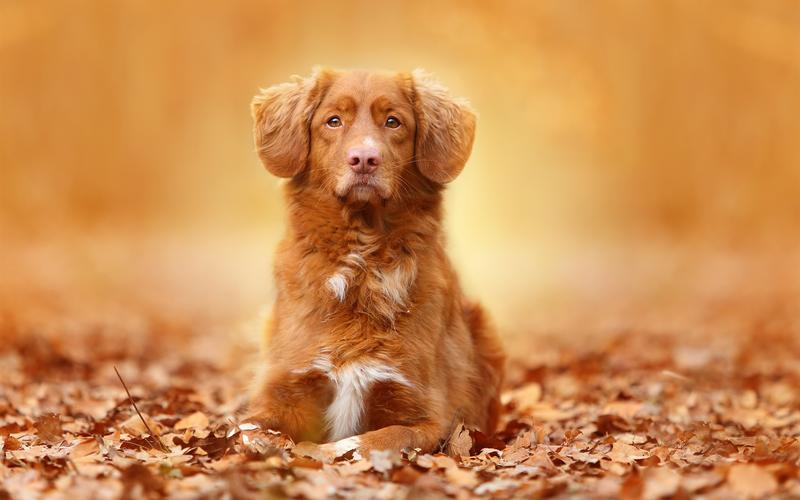
#> input picture machine_visionPro/dog2.jpeg, 800 x 500 px
$ python fixthreshold_split.py
#> lines starting #> are read from the running program, lines starting #| are printed output that depends on the picture; after the words box and inside, x2 and y2 are one past the last pixel; in counts of white or black regions, pixels touching at a corner belong together
"""
固定阈值：选取一个全局阈值，将整幅图像分成了非黑即白的二值图像
threshold(src, thresh, maxval, type[, dst])
src 表示输入图像(单通道， 8位或32位浮点型)
dst 表示输出图像(大小和类型同输入)
threshold 表示阈值   maxval 表示最大灰度值, 一般设为255
type 表示阈值化类型
enum ThresholdType{
    THRESH_BINARY        = 0, //大于阈值的部分设置为255, 小于部分设置为0
    THRESH_BINARY_INV    = 1, //大于阈值的部分设置为0, 小于部分设置为255
    THRESH_TRUNC         = 2, //大于阈值的部分设置为threshold, 小于部分保持不变
    THRESH_TOZERO        = 3, //小于阈值的部分设置为0, 大于部分保持不变
    THRESH_TOZERO_INV    = 4, //大于阈值的部分设置为0, 小于部分保持不变
    THRESH_MASK          = 5,
    THRESH_OTSU          = 6, //自动处理， 图像自适应二值化, 常用区间为[0, 255]
    THRESH_TRIANGLE      = 7,
}
"""
import cv2
import matplotlib.pyplot as plt

img = cv2.imread("dog2.jpeg")
#> img is the input picture: shape (500, 800, 3); mean B, G, R 81.2, 141.1, 205.7
# get gray image
gray_img = cv2.cvtColor(img, cv2.COLOR_BGR2GRAY)
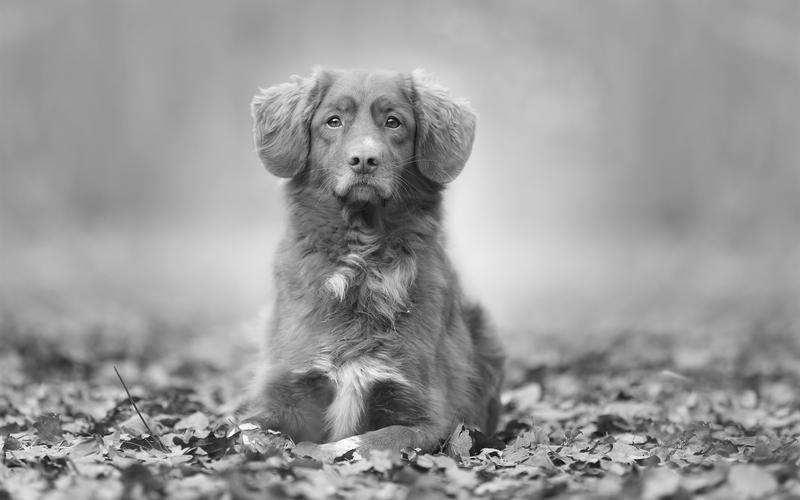
#> gray_img: shape (500, 800); min 4, max 254, mean 153.6
# 大于阈值的部分设置为255, 小于部分设置为0
threshold1 = cv2.threshold(gray_img, 170, 255, cv2.THRESH_BINARY)[1]
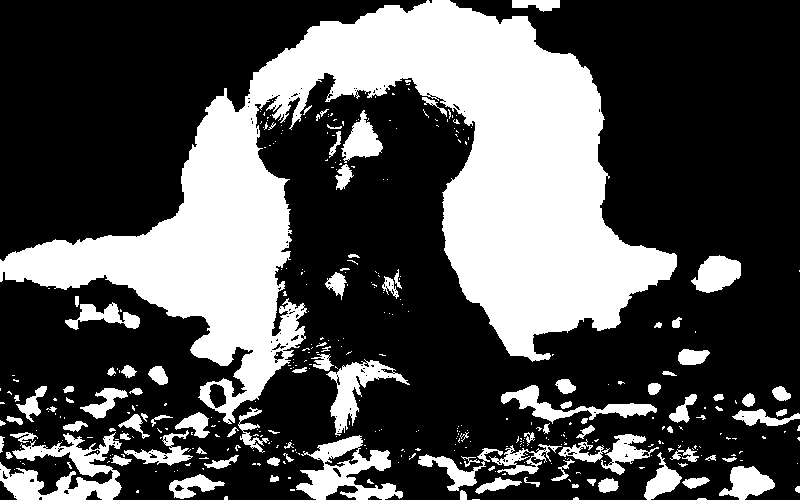
#> threshold1: shape (500, 800); 32% white; 399 white regions (299 under 20 px), largest, box (x1, y1, x2, y2) and area: (0, 0, 677, 424) 96446, (0, 432, 122, 500) 3894, (296, 435, 403, 500) 3163
# or param, threshold1 = cv2.threshold(gray_img, 170, 255, cv2.THRESH_BINARY)
# 大于阈值的部分设置为0, 小于部分设置为255
threshold2 = cv2.threshold(gray_img, 170, 255, cv2.THRESH_BINARY_INV)[1]
# 大于阈值的部分设置为threshold, 小于部分保持不变
threshold3 = cv2.threshold(gray_img, 170, 255, cv2.THRESH_TRUNC)[1]
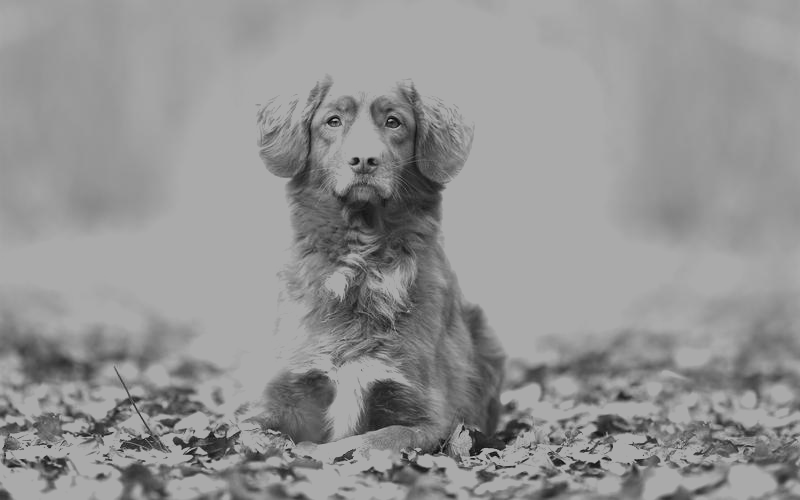
#> threshold3: shape (500, 800); min 4, max 170, mean 146.7
# 小于阈值的部分设置为0, 大于部分保持不变
threshold4 = cv2.threshold(gray_img, 170, 255, cv2.THRESH_TOZERO)[1]
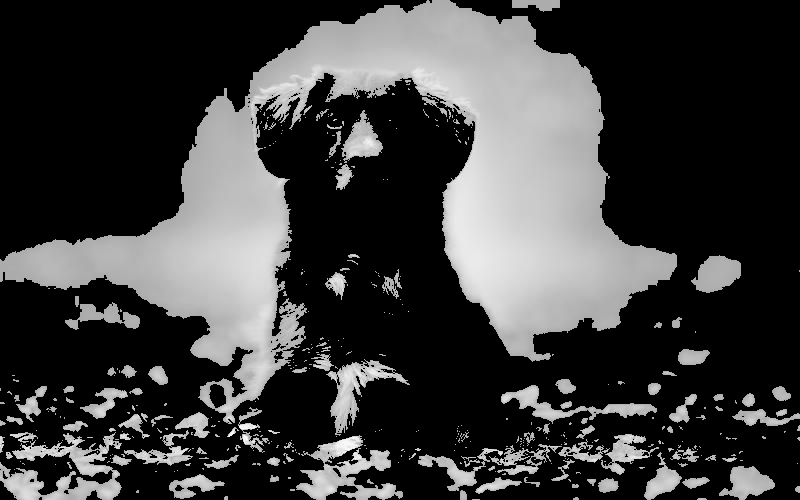
#> threshold4: shape (500, 800); min 0, max 254, mean 61.2
# 大于阈值的部分设置为0, 小于部分保持不变
threshold5 = cv2.threshold(gray_img, 170, 255, cv2.THRESH_TOZERO_INV)[1]
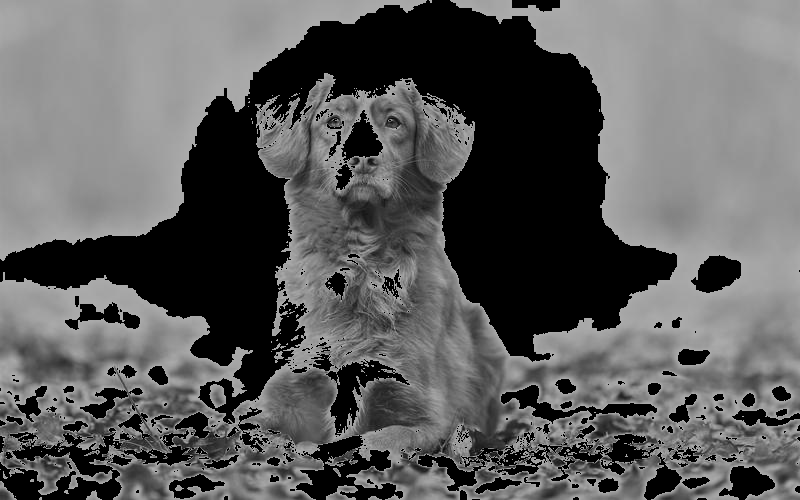
#> threshold5: shape (500, 800); min 0, max 170, mean 92.4

titles = ["gray_img", "BINARY", "BINARY_INV", "TRUNC", "TOZERO", "TOZERO_INV"]
images = [gray_img, threshold1, threshold2, threshold3, threshold4, threshold5]

for i in range(6):
    plt.subplot(2, 3, i + 1)
    plt.title(titles[i])
    plt.imshow(images[i], "gray")
    plt.xticks([])
    plt.yticks([])

plt.show()

$ run again, with machine_visionPro/cat2.jpeg copied over machine_visionPro/dog2.jpeg
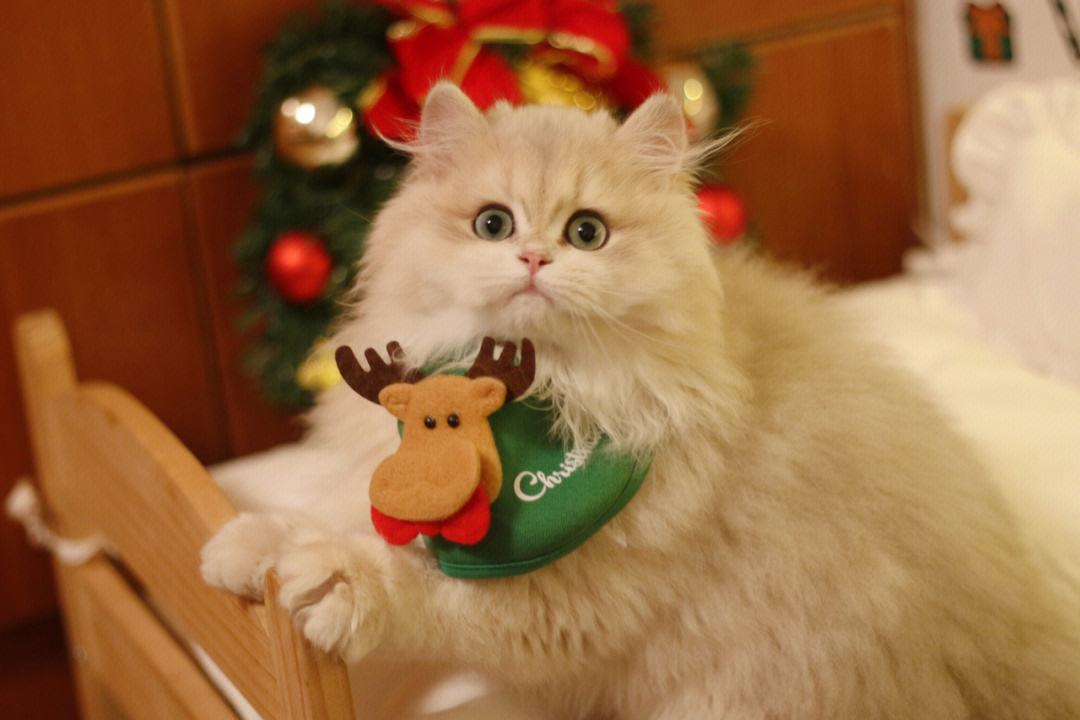
#> input picture machine_visionPro/cat2.jpeg, 1080 x 720 px
#> img is the input picture: shape (720, 1080, 3); mean B, G, R 68.4, 108.5, 155.3
#> `threshold1 = cv2.threshold(gray_img, 170, 255, cv2.THRESH_BINARY)[1]`:
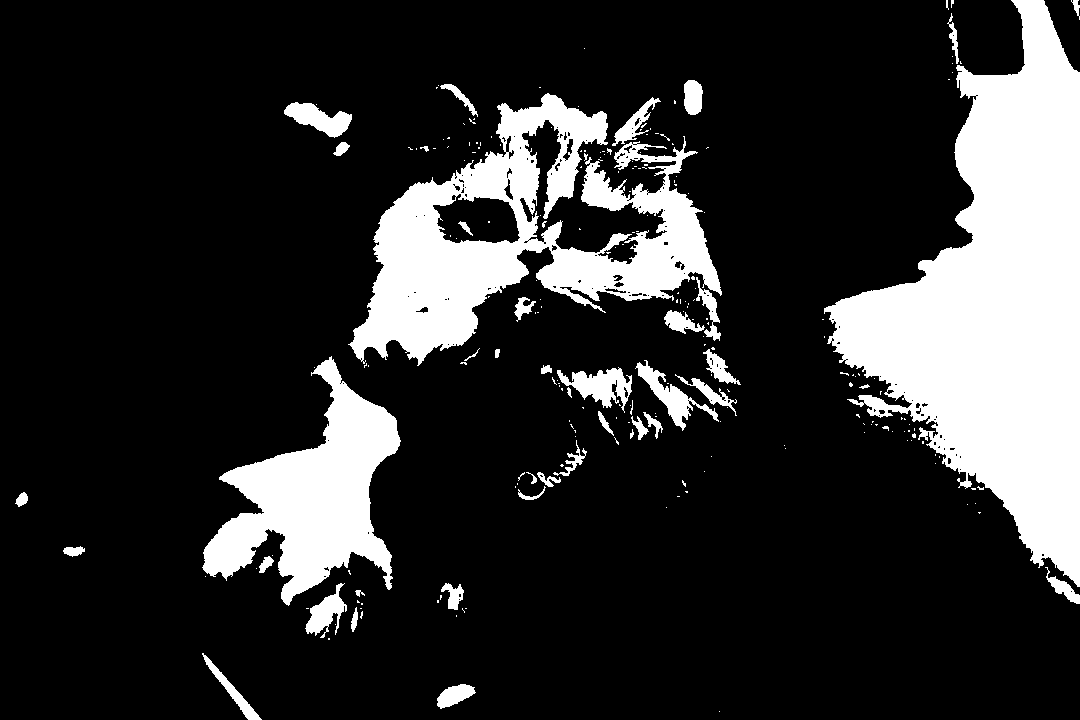
#> threshold1: shape (720, 1080); 19% white; 231 white regions (188 under 20 px), largest, box (x1, y1, x2, y2) and area: (824, 0, 1080, 587) 73296, (348, 93, 722, 366) 39178, (202, 356, 401, 606) 21502
#> `threshold5 = cv2.threshold(gray_img, 170, 255, cv2.THRESH_TOZERO_INV)[1]`:
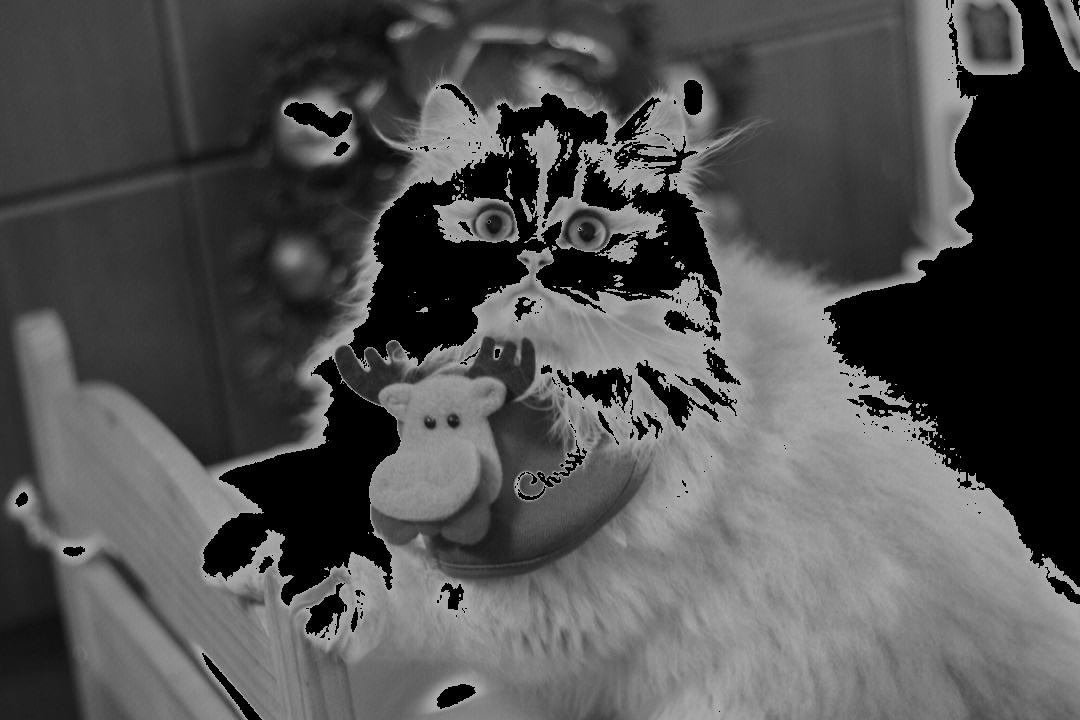
#> threshold5: shape (720, 1080); min 0, max 170, mean 81.2
